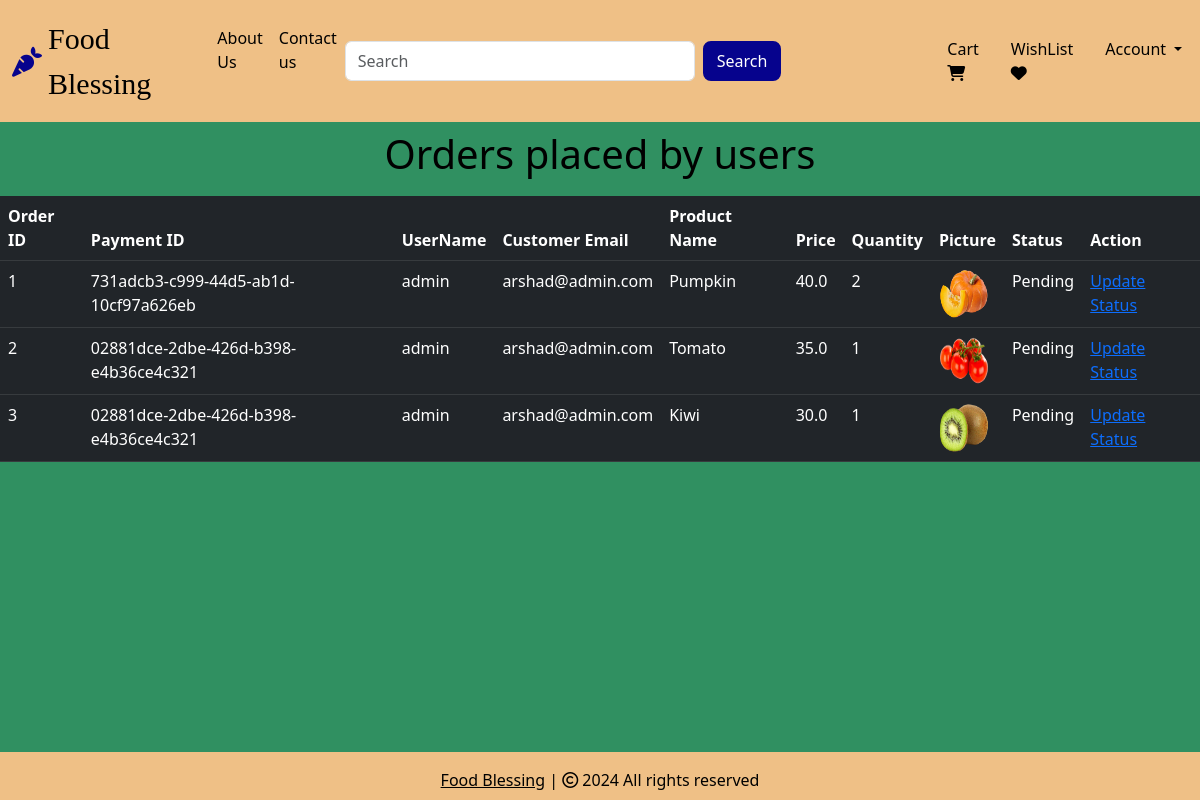
The page /view-orders (signed in) on the database its author committed.
### website/models.py (models this page shows, shortened)
class Order(db.Model):
    id = db.Column(db.Integer, primary_key=True)
    quantity = db.Column(db.Integer, nullable=False)
    price = db.Column(db.Float, nullable=False)
    status = db.Column(db.String(100), nullable=False)
    payment_id = db.Column(db.String(1000), nullable=False)
    customer_link = db.Column(db.Integer, db.ForeignKey('customer.id'), nullable=False)
    product_link = db.Column(db.Integer, db.ForeignKey('product.id'), nullable=False)

class Customer(db.Model, UserMixin):
    id = db.Column(db.Integer, primary_key=True)
    email = db.Column(db.String(100), unique=True)
    username = db.Column(db.String(100))
    address= db.Column(db.String(256))
    password_hash = db.Column(db.String(150))
    date_joined = db.Column(db.DateTime(), default=datetime.utcnow)
    cart_items = db.relationship('Cart', backref=db.backref('customer', lazy=True))
    orders = db.relationship('Order', backref=db.backref('customer', lazy=True))
    wishlist_items = db.relationship('Wishlist', backref=db.backref('customer', lazy=True))
    @property
    def password(self):
        raise AttributeError('Password is not a readable Attribute')

class Product(db.Model):
    id = db.Column(db.Integer, primary_key=True)
    product_name = db.Column(db.String(100), nullable=False)
    current_price = db.Column(db.Float, nullable=False)
    previous_price = db.Column(db.Float, nullable=False)
    in_stock = db.Column(db.Integer, nullable=False)
    unit_of_measurement = db.Column(db.String(20))  # unit
    small_unit_of_measurement = db.Column(db.String(20)) #small
    product_picture = db.Column(db.String(1000), nullable=False)
    flash_sale = db.Column(db.Boolean, default=False)
    date_added = db.Column(db.DateTime, default=datetime.utcnow)
    carts = db.relationship('Cart', backref=db.backref('product', lazy=True))
    orders = db.relationship('Order', backref=db.backref('product', lazy=True))
    wishlist_items = db.relationship('Wishlist', backref=db.backref('product', lazy=True))

### website/admin.py (the view)
@admin.route('/view-orders')
@login_required
def order_view():
    if current_user.id == 1:
        orders = Order.query.all()
        return render_template('view_orders.html', orders=orders)
    return render_template('404.html')

### website/__init__.py (called while the page is built)
def create_app():
    app = Flask(__name__)
    app.config['SECRET_KEY'] = 'hbnwdvbn ajnbsjn ahe'
    app.config['SQLALCHEMY_DATABASE_URI'] = f'sqlite:///{DB_NAME}'
    db.init_app(app)
    @app.errorhandler(404)
    def page_not_found(error):
        return render_template('404.html')
    login_manager = LoginManager()
    login_manager.init_app(app)
    login_manager.login_view = 'auth.login'
    @login_manager.user_loader
    def load_user(id):
        return Customer.query.get(int(id))
    from .views import views
    from .auth import auth
    from .admin import admin
    from .models import Customer, Cart, Product, Order
    app.register_blueprint(views, url_prefix='/')
    app.register_blueprint(auth, url_prefix='/')
    app.register_blueprint(admin, url_prefix='/')
    return app

### website/templates/view_orders.html (shortened to what this page needs)
{% extends 'base.html' %}
{% block body %}
<div class="my-5">
    <h1 class="text-center mb-5" style="color: rgb(0, 0, 0); margin-top: -40px;"> Orders placed by users</h1>
<table class="table table-dark table-hover" style="margin-top: -30px;">
    <thead>
        <tr>
            <th scope="col">Order ID</th>
            <th scope="col">Payment ID</th>
            <th scope="col">UserName</th>
            <th scope="col">Customer Email</th>
            <th scope="col">Product Name</th>
            <th scope="col">Price</th>
            <th scope="col">Quantity</th>
            <th scope="col">Picture</th>
            <th scope="col">Status</th>
            <th scope="col">Action</th>
        </tr>
    </thead>
    <tbody>
        {% for order in orders %}
        <tr>
            <td>{{ order.id }}</td>
            <td>{{ order.payment_id }}</td>
            <td>{{ order.customer.username }}</td>
            <td>{{ order.customer.email }}</td>
            <td>{{ order.product.product_name }}</td>
            <td>{{ order.price }}</td>
            <td>{{ order.quantity }}</td>
            <td><img src="{{ order.product.product_picture }}" alt="" style="height: 50px; width: 50px; border-radius: 2px;"></td>
            <td>{{ order.status}}</td>
            <td>
                <a href="/update-order/{{ order.id }}">Update Status</a>
            </td>
        </tr>
        {% endfor %}
    </tbody>
</table>
</div>
{% endblock %}

### rows shown on the page
Order: id "1", payment_id "731adcb3-c999-44d5-ab1d-10cf97a626eb", customer.username "admin", customer.email "arshad@admin.com", product.product_name "Pumpkin", price "40.0", quantity "2", product.product_picture (picture), status "Pending"
Order: id "2", payment_id "02881dce-2dbe-426d-b398-e4b36ce4c321", customer.username "admin", customer.email "arshad@admin.com", product.product_name "Tomato", price "35.0", quantity "1", product.product_picture (picture), status "Pending"
Order: id "3", payment_id "02881dce-2dbe-426d-b398-e4b36ce4c321", customer.username "admin", customer.email "arshad@admin.com", product.product_name "Kiwi", price "30.0", quantity "1", product.product_picture (picture), status "Pending"
